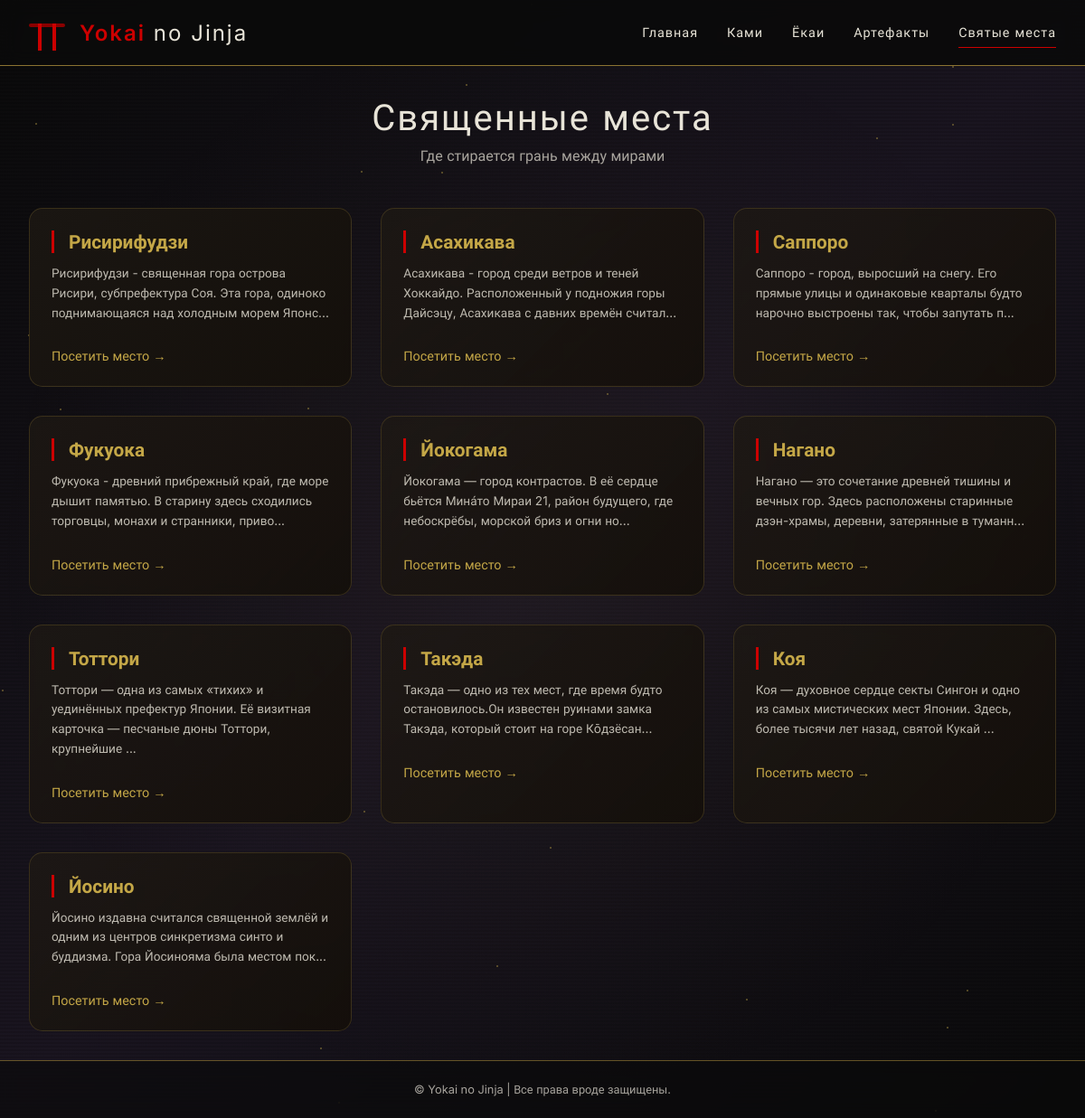
Page /places.php on the committed database.
### tables this page shows
CREATE TABLE `place` (
  `id` varchar(6) NOT NULL,
  `place_name` varchar(11) DEFAULT NULL,
  `desc` varchar(814) DEFAULT NULL,
  `geo` varchar(391) DEFAULT NULL,
  `climate` varchar(455) DEFAULT NULL
);

### places.php (the view, shortened to what this page needs)
<?php
require_once 'config/database.php';
require_once 'includes/header.php';
$stmt = $pdo->query("SELECT * FROM place ORDER BY id");
$places = $stmt->fetchAll();
?>
<div class="page-header">
    <h1 class="page-title">Священные места</h1>
    <p class="page-subtitle">Где стирается грань между мирами</p>
</div>
<div class="card-grid">
    <?php foreach($places as $place): ?>
    <div class="card">
        <div class="card-content">
            <h3><?php echo htmlspecialchars($place['place_name']); ?></h3>
            <p class="card-desc"><?php echo htmlspecialchars(mb_substr($place['desc'], 0, 120)) . '...'; ?></p>
            <a href="details.php?type=place&id=<?php echo $place['id']; ?>" class="card-link">Посетить место →</a>
        </div>
    </div>
    <?php endforeach; ?>
</div>
<?php require_once 'includes/footer.php'; ?>

### assets/css/style.css (style rules this page uses)
* { margin: 0; padding: 0; box-sizing: border-box; }
:root { --dark-bg: #0a0a0a; --dark-wood: #1a1a1a; --paper: #2a2418; --gold: #c4a747; --gold-dim: #8b7332; --red: #8b0000; --red-bright: #cc0000; --moon: #e8e4d8; --shadow: rgba(0, 0, 0, 0.5); }
body { font-family: 'Inter', 'Cinza', sans-serif; background: linear-gradient(135deg, #0a0a0a 0%, #1a1520 50%, #0a0a0a 100%); color: var(--moon); min-height: 100vh; overflow-x: hidden; position: relative; }
.page-title { text-align: center; font-size: 2.5rem; font-weight: 300; margin-bottom: 0.5rem; letter-spacing: 2px; }
.page-subtitle { text-align: center; opacity: 0.7; margin-bottom: 3rem; }
.card-grid { display: grid; grid-template-columns: repeat(auto-fill, minmax(320px, 1fr)); gap: 2rem; }
.card { background: linear-gradient(135deg, rgba(30, 25, 20, 0.8), rgba(20, 15, 10, 0.9)); backdrop-filter: blur(5px); border-radius: 15px; overflow: hidden; transition: all 0.3s ease; border: 1px solid rgba(196, 167, 71, 0.2); }
.card-content { padding: 1.5rem; }
.card h3 { color: var(--gold); font-size: 1.3rem; margin-bottom: 0.5rem; border-left: 3px solid var(--red-bright); padding-left: 1rem; }
.card-desc { font-size: 0.85rem; line-height: 1.6; opacity: 0.8; margin: 0.75rem 0; }
.card-link { display: inline-block; margin-top: 1rem; color: var(--gold); text-decoration: none; font-size: 0.9rem; transition: all 0.3s ease; }

### rows in the picture
place: place_name "Рисирифудзи", desc "Рисирифудзи - священная гора острова Рисири, субпрефектура Соя. Эта гора, одиноко поднимающаяся над холодным морем Японс"
place: place_name "Асахикава", desc "Асахикава - город среди ветров и теней Хоккайдо. Расположенный у подножия горы Дайсэцу, Асахикава с давних времён считал"
place: place_name "Саппоро", desc "Саппоро - город, выросший на снегу. Его прямые улицы и одинаковые кварталы будто нарочно выстроены так, чтобы запутать п"
place: place_name "Фукуока", desc "Фукуока - древний прибрежный край, где море дышит памятью. В старину здесь сходились торговцы, монахи и странники, приво"
place: place_name "Йокогама", desc "Йокогама — город контрастов. В её сердце бьётся Мина́то Мираи 21, район будущего, где небоскрёбы, морской бриз и огни но"
place: place_name "Нагано", desc "Нагано — это сочетание древней тишины и вечных гор. Здесь расположены старинные дзэн-храмы, деревни, затерянные в туманн"
place: place_name "Тоттори", desc "Тоттори — одна из самых «тихих» и уединённых префектур Японии. Её визитная карточка — песчаные дюны Тоттори, крупнейшие"
place: place_name "Такэда", desc "Такэда — одно из тех мест, где время будто остановилось.Он известен руинами замка Такэда, который стоит на горе Кōдзёсан"
place: place_name "Коя", desc "Коя — духовное сердце секты Сингон и одно из самых мистических мест Японии. Здесь, более тысячи лет назад, святой Кукай"
place: place_name "Йосино", desc "Йосино издавна считался священной землёй и одним из центров синкретизма синто и буддизма. Гора Йосинояма была местом пок"
